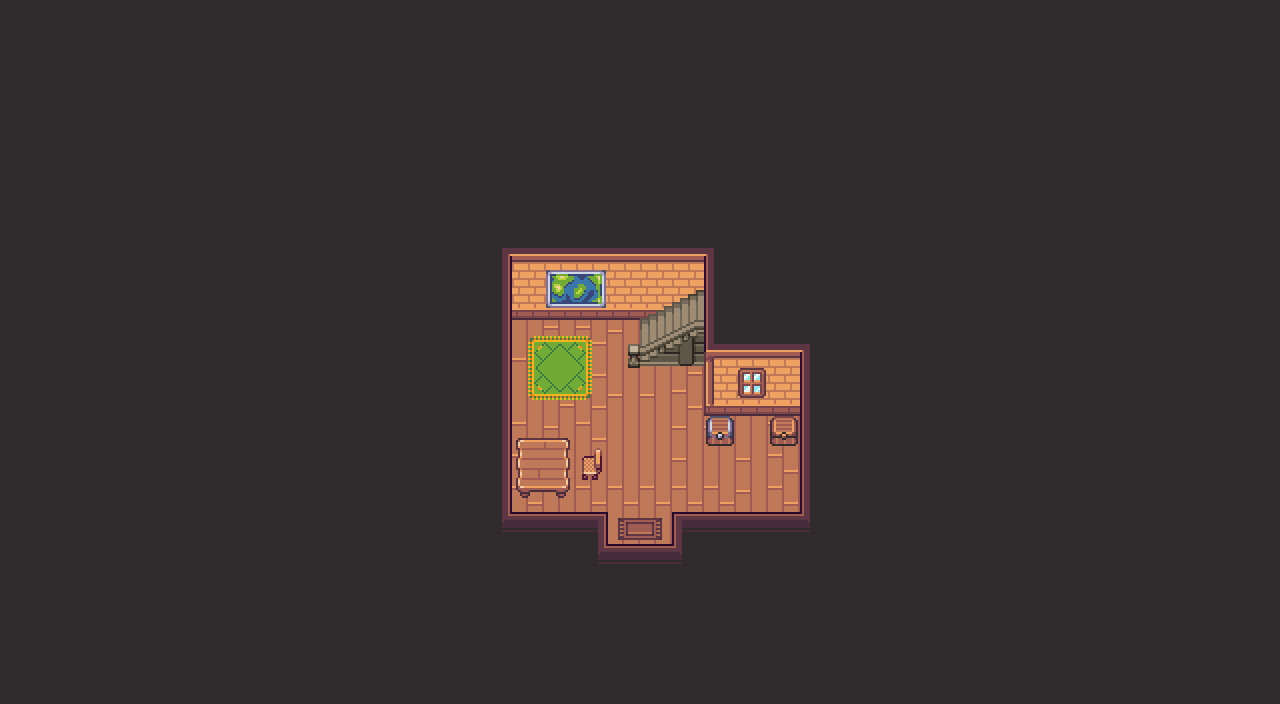

Rendered tile map (Tiled .tmx) drawn with the repository's tilesets; below, a short description and the map source with its tile grids summarised:
An orthogonal 40x22 tile map with 32x32 px tiles, 3 tile layers (floor, ground, above_ground), 2 tilesets and 15 objects (village,672,512, Townsfolk).

<map version="1.10" tiledversion="1.10.1" orientation="orthogonal" renderorder="right-down" width="40" height="22" tilewidth="32" tileheight="32" infinite="0" nextlayerid="20" nextobjectid="79">
 <properties>
  <property name="music" value="inn.mp3" />
 </properties>
 <tileset firstgid="1" source="village.tsx" />
 <tileset firstgid="1065" source="interior.tsx" />
 <layer id="13" name="floor" width="40" height="22">
  <data>[880 cells, 65 non-empty, 6 distinct tile ids]</data>
 </layer>
 <layer id="1" name="ground" width="40" height="22">
  <data>[880 cells, 429 non-empty, 36 distinct tile ids]</data>
 </layer>
 <layer id="4" name="above_ground" width="40" height="22">
  <data>[880 cells, 487 non-empty, 16 distinct tile ids]</data>
 </layer>
 <objectgroup id="16" name="collision">
  <object id="32" x="516" y="443.402" width="53.75" height="53.5985" />
  <object id="33" x="581.25" y="447.957" width="20.625" height="32.1685" />
  <object id="41" x="644.042" y="319" width="61.625" height="45.75" />
  <object id="47" x="628.75" y="347.038" width="10.875" height="17.1705" />
  <object id="62" x="2" y="3.33333e-06" width="1278" height="320" />
  <object id="63" x="0" y="544" width="1280" height="158" />
  <object id="64" x="256" y="529" width="350" height="15" />
  <object id="65" x="674.333" y="528" width="381.667" height="16" />
  <object id="66" x="1.33333" y="320" width="510.667" height="224" />
  <object id="71" x="804" y="320" width="477.333" height="224" />
  <object id="72" x="704" y="320" width="96" height="96" />
 </objectgroup>
 <objectgroup id="15" name="portal">
  <object id="17" name="village,672,512" x="608.167" y="540.833" width="64.4167" height="3.0833" />
 </objectgroup>
 <objectgroup id="17" name="enemies" />
 <objectgroup id="18" name="chests">
  <object id="35" x="766.833" y="415.833" width="32" height="32">
   <properties>
    <property name="items" value="Chainmail,BlackBoots" />
   </properties>
  </object>
  <object id="59" x="706.833" y="415.5" width="32" height="32">
   <properties>
    <property name="items" value="Shortbow,HealingNecklace,TeleportScroll,FireStaff" />
   </properties>
  </object>
 </objectgroup>
 <objectgroup id="19" name="npcs">
  <object id="78" name="Townsfolk" x="548" y="352.667" width="22.6667" height="20">
   <properties>
    <property name="hp" type="int" value="1" />
   </properties>
  </object>
 </objectgroup>
</map>
